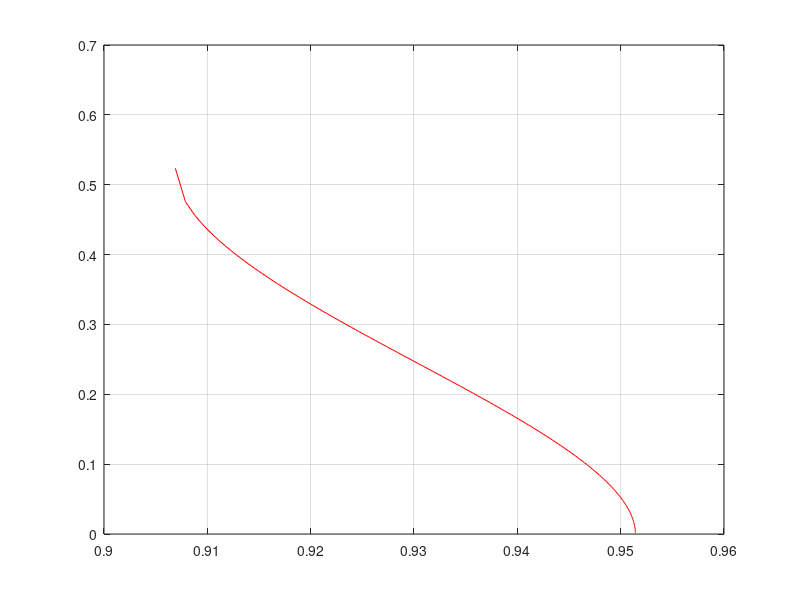

Here is the MATLAB script that generated this plot:
clear all
Vs = sqrt(3)/2:0.001:1;
Vdc = 1;
temp = Vs.*Vs - 3/4;
temp1 = (1/2)*Vs*Vdc;
temp2 = (1/2)*Vdc;
temp3 = sqrt(3);
temp4 = 1/sqrt(3);
num = size(Vs);

for i = 1:num(2)
y = sqrt(3)/4 - (sqrt(3)/2)*sqrt(temp(i));
x = 1 - y/sqrt(3);
alpha(i) = atan(y/x);
f = @(theta) ( ... 
                ((temp1(i))*cos(theta)+(temp1(i)*temp4)*sin(theta)).*cos(theta).*(theta>=0 & theta<(alpha(i))) ...
                +(temp2).*cos(theta).*(theta>=(alpha(i)) & theta<(pi/3 - alpha(i))) ...
                +((temp1(i))*cos(theta)+(temp1(i)*temp4)*sin(theta)).*cos(theta).*(theta>=(pi/3 - alpha(i)) & theta<(pi/3)) ...%sector 1
                +((temp1(i))*cos(theta-pi/3)+(-temp1(i)*temp3)*sin(theta-pi/3)).*cos(theta).*(theta>=(pi/3) & theta<(pi/3 + alpha(i))) ...
                +((temp2)*((cos(theta-pi/3) - temp3*sin(theta-pi/3))./(cos(theta-pi/3) + temp4*sin(theta-pi/3)))).*cos(theta).*(theta>=(pi/3 + alpha(i)) & theta<(2*pi/3 - alpha(i))) ...
                +((temp1(i))*cos(theta-pi/3)+(-temp1(i)*temp3)*sin(theta-pi/3)).*cos(theta).*(theta>=(2*pi/3 - alpha(i)) & theta<(2*pi/3)) ...%sector 2
                +((-temp1(i))*cos(theta-2*pi/3)+(-temp1(i)*temp4)*sin(theta-2*pi/3)).*cos(theta).*(theta>=(2*pi/3) & theta<(2*pi/3 + alpha(i))) ...
                +(-temp2).*cos(theta).*(theta>=(2*pi/3 + alpha(i)) & theta<(pi - alpha(i))) ...
                +((-temp1(i))*cos(theta-2*pi/3)+(-temp1(i)*temp4)*sin(theta-2*pi/3)).*cos(theta).*(theta>=(pi - alpha(i)) & theta<(pi)) ...%sector3
                +((-temp1(i))*cos(theta-pi)+(-temp1(i)*temp4)*sin(theta-pi)).*cos(theta).*(theta>=(pi) & theta<(pi + alpha(i))) ...
                +(-temp2).*cos(theta).*(theta>=(pi + alpha(i)) & theta<(4*pi/3 - alpha(i))) ...
                +((-temp1(i))*cos(theta-pi)+(-temp1(i)*temp4)*sin(theta-pi)).*cos(theta).*(theta>=(4*pi/3 - alpha(i)) & theta<(4*pi/3)) ...%sector4
                +((-temp1(i))*cos(theta-4*pi/3)+(temp1(i)*temp3)*sin(theta-4*pi/3)).*cos(theta).*(theta>=(4*pi/3) & theta<(4*pi/3 + alpha(i))) ...
                +((temp2)*((-cos(theta-4*pi/3) + temp3*sin(theta-4*pi/3))./(cos(theta-4*pi/3) + temp4*sin(theta-4*pi/3)))).*cos(theta).*(theta>=(4*pi/3 + alpha(i)) & theta<(5*pi/3 - alpha(i))) ...
                +((-temp1(i))*cos(theta-4*pi/3)+(temp1(i)*temp3)*sin(theta-4*pi/3)).*cos(theta).*(theta>=(5*pi/3 - alpha(i)) & theta<(5*pi/3)) ...%sector 5
                +((temp1(i))*cos(theta-5*pi/3)+(temp1(i)*temp4)*sin(theta-5*pi/3)).*cos(theta).*(theta>=5*pi/3 & theta<(5*pi/3 + alpha(i))) ...
                +(temp2).*cos(theta).*(theta>=(5*pi/3 + alpha(i)) & theta<(2*pi - alpha(i))) ...
                +((temp1(i))*cos(theta-5*pi/3)+(temp1(i)*temp4)*sin(theta-5*pi/3)).*cos(theta).*(theta>=(2*pi - alpha(i)) & theta<=(2*pi)) ...%sector 6
    );
F(i)=integral(f,0,pi*2)*2/(2*pi);
MI(i)=F(i)/(2/pi);
end
plot(MI,alpha,'r')
grid on